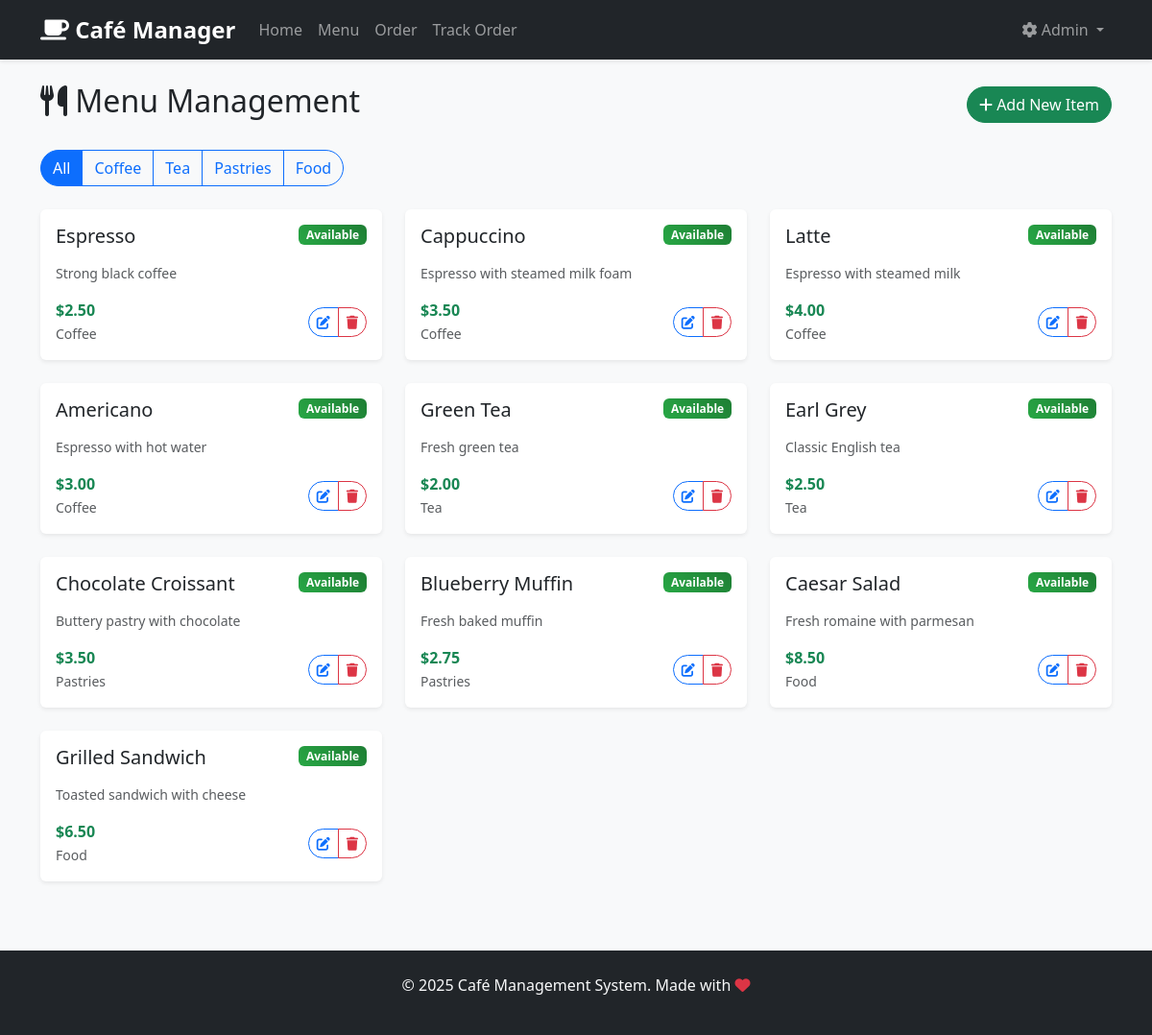
/admin/menu, run on the app's committed database.
### app.py (models this page shows, shortened)
class MenuItem(db.Model):
    id = db.Column(db.Integer, primary_key=True)
    name = db.Column(db.String(100), nullable=False)
    description = db.Column(db.Text)
    price = db.Column(db.Float, nullable=False)
    category = db.Column(db.String(50), nullable=False)
    available = db.Column(db.Boolean, default=True)
    created_at = db.Column(db.DateTime, default=datetime.utcnow)

### app.py (the view)
@app.route('/admin/menu')
def admin_menu():
    menu_items = MenuItem.query.all()
    categories = db.session.query(MenuItem.category).distinct().all()
    categories = [cat[0] for cat in categories]
    return render_template('admin/menu.html', menu_items=menu_items, categories=categories)

### templates/admin/menu.html (shortened to what this page needs)
{% extends "base.html" %}
{% block content %}
<div class="d-flex justify-content-between align-items-center mb-4">
    <h2><i class="fas fa-utensils"></i> Menu Management</h2>
    <a href="{{ url_for('add_menu_item') }}" class="btn btn-success">
        <i class="fas fa-plus"></i> Add New Item
    </a>
</div>
<div class="mb-4">
    <div class="btn-group" role="group">
        <button type="button" class="btn btn-outline-primary active" onclick="filterCategory('all')">All</button>
        {% for category in categories %}
            <button type="button" class="btn btn-outline-primary" onclick="filterCategory('{{ category }}')">{{ category }}</button>
        {% endfor %}
    </div>
</div>
<div class="row" id="menu-items">
    {% for item in menu_items %}
    <div class="col-md-6 col-lg-4 mb-4 menu-item" data-category="{{ item.category }}">
        <div class="card h-100">
            <div class="card-body">
                <div class="d-flex justify-content-between align-items-start mb-2">
                    <h5 class="card-title">{{ item.name }}</h5>
                    <span class="badge bg-{{ 'success' if item.available else 'secondary' }}">
                        {{ 'Available' if item.available else 'Unavailable' }}
                    </span>
                </div>
                <p class="card-text text-muted small">{{ item.description }}</p>
                <div class="d-flex justify-content-between align-items-center">
                    <div>
                        <strong class="text-success">${{ "%.2f"|format(item.price) }}</strong>
                        <br>
                        <small class="text-muted">{{ item.category }}</small>
                    </div>
                    <div class="btn-group">
                        <a href="{{ url_for('edit_menu_item', id=item.id) }}" class="btn btn-sm btn-outline-primary">
                            <i class="fas fa-edit"></i>
                        </a>
                        <a href="{{ url_for('delete_menu_item', id=item.id) }}"
                           class="btn btn-sm btn-outline-danger"
                           onclick="return confirm('Are you sure you want to delete this item?')">
                            <i class="fas fa-trash"></i>
                        </a>
                    </div>
                </div>
            </div>
        </div>
    </div>
    {% endfor %}
</div>
{% endblock %}

### templates/base.html (shortened to what this page needs)
<!DOCTYPE html>
<html lang="en">
<head>
    <link href="https://cdnjs.cloudflare.com/ajax/libs/bootstrap/5.3.0/css/bootstrap.min.css" rel="stylesheet">
    <link href="https://cdnjs.cloudflare.com/ajax/libs/font-awesome/6.4.0/css/all.min.css" rel="stylesheet">
    <link href="{{ url_for('static', filename='css/style.css') }}" rel="stylesheet">
</head>
<body>
    <nav class="navbar navbar-expand-lg navbar-dark bg-dark">
        <div class="container">
            <a class="navbar-brand" href="{{ url_for('index') }}">
                <i class="fas fa-coffee"></i> Café Manager
            </a>
            <div class="collapse navbar-collapse" id="navbarNav">
                <ul class="navbar-nav me-auto">
                    <li class="nav-item">
                        <a class="nav-link" href="{{ url_for('index') }}">Home</a>
                    </li>
                    <li class="nav-item">
                        <a class="nav-link" href="{{ url_for('customer_menu') }}">Menu</a>
                    </li>
                    <li class="nav-item">
                        <a class="nav-link" href="{{ url_for('place_order') }}">Order</a>
                    </li>
                    <li class="nav-item">
                        <a class="nav-link" href="{{ url_for('track_order') }}">Track Order</a>
                    </li>
                </ul>
                <ul class="navbar-nav">
                    <li class="nav-item dropdown">
                        <a class="nav-link dropdown-toggle" href="#" role="button" data-bs-toggle="dropdown">
                            <i class="fas fa-cog"></i> Admin
                        </a>
                    </li>
                </ul>
            </div>
        </div>
    </nav>
    <main class="container my-4">
        {% block content %}{% endblock %}
    </main>
    <footer class="bg-dark text-light py-4 mt-5">
        <div class="container text-center">
            <p>&copy; 2025 Café Management System. Made with <i class="fas fa-heart text-danger"></i></p>
        </div>
    </footer>
</body>
</html>

### static/css/style.css (style rules this page uses)
body { background-color: #f8f9fa; font-family: 'Segoe UI', Tahoma, Geneva, Verdana, sans-serif; }
.navbar-brand { font-weight: bold; font-size: 1.5rem; }
.card { border: none; box-shadow: 0 0.125rem 0.25rem rgba(0, 0, 0, 0.075); transition: transform 0.2s ease-in-out, box-shadow 0.2s ease-in-out; }
.btn { border-radius: 25px; font-weight: 500; transition: all 0.3s ease; }
.navbar { box-shadow: 0 2px 4px rgba(0,0,0,.1); }
.bg-success { background: linear-gradient(45deg, #28a745, #1e7e34) !important; }
.card { animation: fadeIn 0.5s ease-out; }

### data on the page
MenuItem: name "Espresso", available "Available", description "Strong black coffee", price "2.50", category "Coffee"
MenuItem: name "Cappuccino", available "Available", description "Espresso with steamed milk foam", price "3.50", category "Coffee"
MenuItem: name "Latte", available "Available", description "Espresso with steamed milk", price "4.00", category "Coffee"
MenuItem: name "Americano", available "Available", description "Espresso with hot water", price "3.00", category "Coffee"
MenuItem: name "Green Tea", available "Available", description "Fresh green tea", price "2.00", category "Tea"
MenuItem: name "Earl Grey", available "Available", description "Classic English tea", price "2.50", category "Tea"
MenuItem: name "Chocolate Croissant", available "Available", description "Buttery pastry with chocolate", price "3.50", category "Pastries"
MenuItem: name "Blueberry Muffin", available "Available", description "Fresh baked muffin", price "2.75", category "Pastries"
MenuItem: name "Caesar Salad", available "Available", description "Fresh romaine with parmesan", price "8.50", category "Food"
MenuItem: name "Grilled Sandwich", available "Available", description "Toasted sandwich with cheese", price "6.50", category "Food"

### other printed values
{{ category }} "Coffee" "Tea" "Pastries" "Food"
